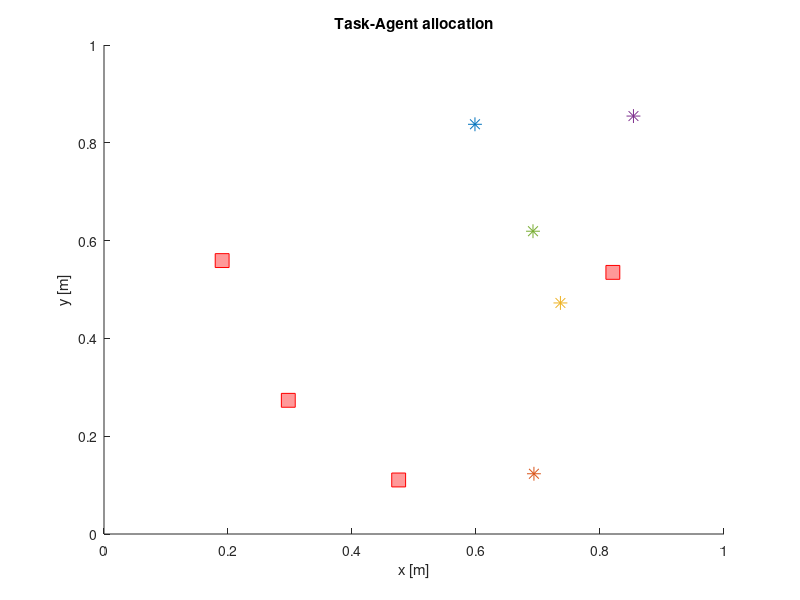

MATLAB code to generate this figure: (Note: this script raises an error after producing the figure.)
%% Decentralized Control for Dynamic Task Allocation Problems for Multi-Agent Systems with Auctions
% Analysis in dynamics
%
% Author: Martin Braquet
% Date: September 2020

addpath('GreedyCoalitionAuctionAlgorithm/');
close all; clear all;
rng('default');
rng(5);

simu_number = 7;
simu_name = 'Dynamics';

[ComputeOpt ComputeSGA ComputeGCAA] = deal(0,0,1);

use_GCAA = 1;
use_OPT = 0;
uniform_agents = 0;
uniform_tasks = 0;
plot_range = 0;

na = 5;
nt = 4;
n_rounds = 200;

Lt = 1;
nt_loiter = ceil(0.5*nt);
task_type = zeros(nt,1);
task_type(1:nt_loiter) = 1;
lambda = 1;

map_width = 1;
comm_distance = 0.5 * map_width;

simu_time = 10;
time_step = simu_time / n_rounds;
time_start = 0;

pos_a = (0.1 + 0.8 * rand(na,2)) * map_width;
pos_t = (0.1 + 0.8 * rand(nt,2)) * map_width;
%tf_t = rand(nt,1) * simu_time;
%tf_t = [5*ones(1,3) 10*ones(1,1)];
tf_t =  simu_time * (0.95 + 0.05 * rand(nt,1));
tloiter_t =  simu_time * (0.2 + 0.05 * rand(nt,1));
tloiter_t(task_type == 0) = 0;
%tf_t = 10*ones(1,nt);

[tf_t, idx] = sort(tf_t);
pos_t = pos_t(idx,:);
pos_t_initial = pos_t;

kdrag = 3 / simu_time;

%velocity = 1:na;
%velocity = 1 * ones(1,nt);
max_speed = 0.1;
if uniform_agents
    v_a = zeros(na,2);
else
    v_a = (2 * rand(na,2) - 1) * max_speed;
end

max_speed_task = 0.1;
if uniform_tasks
    v_t = zeros(nt,2);
else
    v_t = (2 * rand(nt,2) - 1) * max_speed_task;
end

R = 0.04 * map_width;
if uniform_tasks
    radius_t = R * ones(nt,1);
else
    radius_t = (0.2 * rand(nt,1) + 1) * R;
end

% 
% pos_a = [0.1 0.5];
% v_a = [0 0];
% pos_t = [0 0.8];


% Reward after task completion
r_nom = 0.2;
if uniform_tasks
    r_bar = r_nom * ones(nt,1);
else
    r_bar = r_nom * rand(nt,1);
end
r_bar(task_type == 1) = 5 * r_bar(task_type == 1);
    
% Probability that agent i successfully completes task j
if uniform_agents
    prob_a_t = 0.7 * ones(na,nt);
else
    prob_a_t = rand(na,nt);
end

Tasks.r_bar = r_bar;
Tasks.prob_a_t = prob_a_t;
Tasks.tast_type = task_type;

Agents.N = na;
Agents.Lt = Lt * ones(1,na);
Agents.v_a = v_a;
Agents.previous_task = zeros(na,1);
Agents.previous_winnerBids = zeros(na,1);
Agents.rin_task = zeros(na,2);
Agents.vin_task = zeros(na,2);
Agents.kdrag = kdrag;

costs = zeros(na, nt);
utility = zeros(na, nt);
rewards = zeros(na, nt);

% Fully connected graph
G = ~eye(Agents.N);

figure; hold on;
colors = lines(na);

SimuParamsCell.n_rounds = n_rounds;
SimuParamsCell.time_step = time_step;
SimuParamsCell.map_width = map_width;
SimuParamsCell.comm_distance = comm_distance;
SimuParamsCell.simu_time = simu_time;
SimuParamsCell.time_step = time_step;
SimuParamsCell.colors = colors;
SimuParamsCell.pos_a_init = pos_a;
SimuParamsCell.max_speed = max_speed;
SimuParamsCell.v_a = v_a;
SimuParamsCell.pos_t = pos_t;
SimuParamsCell.max_speed_task = max_speed_task;
SimuParamsCell.v_t = v_t;
SimuParamsCell.radius_t = radius_t;
SimuParamsCell.task_type = task_type;
SimuParamsCell.nt_loiter = nt_loiter;
SimuParamsCell.task_type = task_type;
SimuParamsCell.na = na;
SimuParamsCell.nt = nt;
SimuParamsCell.tf_t = tf_t;
SimuParamsCell.tloiter_t = tf_t;
SimuParamsCell.R = R;
SimuParamsCell.radius_t = radius_t;
SimuParamsCell.r_nom = r_nom;
SimuParamsCell.r_bar = r_bar;
SimuParamsCell.lambda = lambda;
SimuParamsCell.prob_a_t = prob_a_t;
SimuParamsCell.kdrag = kdrag;


for CommLimit = [0 1]
      
clear J J_to_completion_target X_full_simu p_GCAA_full_simu S_GCAA_ALL X;
    
n_rounds_loop = n_rounds;
simu_time_loop = simu_time;
time_start_loop = time_start;
tf_t_loop = tf_t;
pos_a_loop = pos_a;
v_a_loop = v_a;

U_next_tot = zeros(n_rounds,1);
U_tot = zeros(n_rounds,1);
U_completed_tot = 0;

completed_tasks_round = [];
completed_tasks = [];
rt_completed = 0;

X_full_simu{n_rounds} = 0;
p_GCAA_full_simu{n_rounds} = 0;
S_GCAA_ALL_full_simu = zeros(n_rounds,nt);
rt_full_simu = zeros(n_rounds,nt);
J = zeros(n_rounds,na); % Cost for each agent from start to current step
J_to_completion_target = zeros(n_rounds,na); % Estimated cost for each agent from step to end

for i_round = 1:n_rounds
    
    clf; hold on;
    xlim([0 map_width]);
    ylim([0 map_width]);
    xlabel('x [m]');
    ylabel('y [m]');
    title('Task-Agent allocation');
    for i = 1:na
        plot(pos_a_loop(i,1), pos_a_loop(i,2), '*', 'Color', colors(i,:), 'MarkerSize', 10, 'DisplayName', 'Agents');
    end
    plot(pos_t(:,1), pos_t(:,2),'rs', 'MarkerSize', 10, 'DisplayName', 'Targets', 'MarkerFaceColor',[1 .6 .6]);
    if plot_range
        PlotAgentRange(pos_a_loop, comm_distance, colors, 'Comm Range');
    end
    
    PlotTaskLoitering(pos_t, radius_t, task_type, 'r--', 'Task loitering');
    
    Agents.Pos = pos_a_loop;
    Agents.v_a = v_a_loop;
    
    Tasks.Pos = pos_t;
    Tasks.Speed = v_t;
    Tasks.N = nt;
    Tasks.tf = tf_t_loop;
    Tasks.lambda = lambda;
    Tasks.task_type = task_type;
    Tasks.tloiter = tloiter_t;
    Tasks.radius = radius_t;
    
    for j = 1:nt
        if tf_t_loop(j) > 0
            for i = 1:na
                [~, ~, ~, ~, costs(i,j)] = ComputeCommandParamsWithVelocity(pos_a_loop(i,:)', v_a_loop(i,:)', pos_t(j,:)', v_t(j,:)', tf_t_loop(j), [], kdrag);
                %mycost(i_round) = costs(i,j)
                rewards(i,j) = r_bar(j) * prob_a_t(i,j);
                winners = zeros(na,nt);
                winners(i,j) = 1;
                utility(i,j) = CalcTaskUtility(pos_a_loop, v_a_loop, pos_t(j,:), v_t(j,:), tf_t_loop(j), r_bar(j), j, prob_a_t, winners, lambda, kdrag);
                %myutility(i_round) = utility(i,j)
            end
        end
    end
    
    if CommLimit
        for i = 1:na
            for j = (i+1):na
                G(i,j) = norm(pos_a_loop(i,:) - pos_a_loop(j,:)) < comm_distance;
                G(j,i) = G(i,j);
            end
        end
    end

    if use_GCAA
        % GCAA solution
        tic; [S_GCAA, p_GCAA, S_GCAA_ALL, rt_curr, Agents] = GCAASolution(Agents, G, Tasks)
        rt_full_simu(i_round,:) = rt_curr;
        toc;
    else
        % Test of fixed solution
        p_GCAA = {[1], [2], [3], [1], [2]}; S_GCAA = 1;
        S_GCAA_ALL = [1, 1, 1, 1];
        Agents.rin_task(i)
        p_GCAA{i}(1)
        pos_t(p_GCAA{i}(1),:)
        for i = 1:na
            Agents.rin_task(i,:) = pos_t(p_GCAA{i}(1),:)
        end
    end
    
    if use_OPT
        tic; [S_OPT, p_OPT, S_OPT_ALL] = OptimumSolution(Agents, G, Tasks);
        toc;
        [S_GCAA S_OPT]
    end
    
    U_next_tot(i_round) = S_GCAA;
    U_tot(i_round) = U_next_tot(i_round) + U_completed_tot;
    
    % Find the optimal control solution for the given allocation p_GCAA
    [X, completed_tasks_round, J_curr, J_to_completion_target(i_round+1,:)] = OptimalControlSolution(pos_a_loop, v_a_loop, pos_t, v_t, radius_t, p_GCAA, Agents, tf_t_loop, tloiter_t, time_step, n_rounds_loop, na, kdrag);
    X_full_simu{i_round} = X;
    p_GCAA_full_simu{i_round} = p_GCAA;
    S_GCAA_ALL_full_simu(i_round,:) = S_GCAA_ALL;
    J(i_round+1,:) = J(i_round,:) + J_curr;
    plotMapAllocation(X, n_rounds_loop, na, colors, 'GCAA solution');
    
    for j = completed_tasks_round
            rt_completed = rt_completed + rt_curr(j);
            %pos_t(j,:) = [1 1] * 1e16;
            %U_completed_tot = U_completed_tot + S_GCAA_ALL(j);
    end
    
    completed_tasks_round = [];
    
    
    legend(legendUnq(gca));
    drawnow;
    
    % Update position and velocity of each agent
    pos_a_loop = X(1:2,:,2)';
    v_a_loop   = X(3:4,:,2)';
    
%     stop = 1;
%     for i = 1:na
%         if ~isempty(p_GCAA{i})
%             stop = 0;
%             break;
%         end
%     end
%         
%         
%     if (stop)
%         break;
%     end
    
   %pos_t = RemoveCompletedTasks(pos_t, ind_completed_tasks);
   
   simu_time_loop = simu_time_loop - time_step;
   time_start_loop = time_start_loop + time_step;
   n_rounds_loop = n_rounds_loop - 1;
   tf_t_loop = tf_t_loop - time_step;
end

U_tot = rt_completed - sum(J(end,:));

mkdir(sprintf('mat/%s/simu_%d', simu_name, simu_number));
save(sprintf('mat/%s/simu_%d/J_CommLimit_%d.mat', simu_name, simu_number, CommLimit), 'J');
save(sprintf('mat/%s/simu_%d/J_to_completion_target_CommLimit_%d.mat', simu_name, simu_number, CommLimit), 'J_to_completion_target');
save(sprintf('mat/%s/simu_%d/X_just_saved_CommLimit_%d.mat', simu_name, simu_number, CommLimit), 'X_full_simu');
save(sprintf('mat/%s/simu_%d/p_GCAA_just_saved_CommLimit_%d.mat', simu_name, simu_number, CommLimit), 'p_GCAA_full_simu');
save(sprintf('mat/%s/simu_%d/S_GCAA_ALL_just_saved_CommLimit_%d.mat', simu_name, simu_number, CommLimit), 'S_GCAA_ALL_full_simu');
save(sprintf('mat/%s/simu_%d/rt_just_saved_CommLimit_%d.mat', simu_name, simu_number, CommLimit), 'rt_full_simu');

save(sprintf('mat/%s/simu_%d/SimuParamsCell.mat', simu_name, simu_number), 'SimuParamsCell');

end




%%


function pos_t_new = RemoveCompletedTasks(pos_t, ind)

    pos_t_new = zeros(size(pos_t,1)-length(ind),2);
    k = 1;
    for t = 1:size(pos_t,1)
        if ~sum(ind == t)
            pos_t_new(k,:) = pos_t(t,:);
            k = k + 1;
        end
    end

end

function [p, pos_a, ind_completed_tasks, nt, Agents] = UpdatePath(p, pos_a, pos_t, time_step, Agents, nt)
    ind_completed_tasks = [];
    
    for i = 1:size(pos_a,1)
        if ~isempty(p{i})
            d_a_t = pos_t(p{i}(1),:) - pos_a(i,:);
            if (norm(d_a_t) < time_step * Agents.Speed(i))
                pos_a(i,:) = pos_t(p{i}(1),:);
                nt = nt - 1;
                Agents.Lt(i) = Agents.Lt(i) - 1;
                ind_completed_tasks = [ind_completed_tasks p{i}(1)];
                %if (nt == 0)
                %    break;
                %end
                p{i} = p{i}(2:end);
%                 if ~isempty(p{i})
%                     time_step_remaining = time_step - norm(d_a_t) / Agents.Speed(i);
%                     d_a_next_t = pos_t(p{i}(1),:) - pos_a(i,:);
%                     pos_a(i,:) = pos_a(i,:) + d_a_next_t / norm(d_a_next_t) * time_step_remaining * Agents.Speed(i);
%                 end
            else
                pos_a(i,:) = pos_a(i,:) + d_a_t / norm(d_a_t) * time_step * Agents.Speed(i);
            end
        end
    end
end

